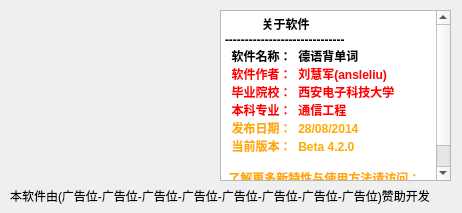
<?xml version="1.0" encoding="UTF-8"?>
<ui version="4.0">
 <class>aboutDialog</class>
 <widget class="QDialog" name="aboutDialog">
  <property name="geometry">
   <rect>
    <x>0</x>
    <y>0</y>
    <width>462</width>
    <height>213</height>
   </rect>
  </property>
  <property name="windowTitle">
   <string>  关于软件</string>
  </property>
  <property name="windowIcon">
   <iconset resource="rc.qrc">
    <normaloff>:/new/prefix2/rc/ansle.png</normaloff>:/new/prefix2/rc/ansle.png</iconset>
  </property>
  <widget class="QLabel" name="icoLabel">
   <property name="geometry">
    <rect>
     <x>10</x>
     <y>10</y>
     <width>201</width>
     <height>161</height>
    </rect>
   </property>
   <property name="text">
    <string/>
   </property>
   <property name="pixmap">
    <pixmap resource="rc.qrc">:/new/prefix2/rc/pic.png</pixmap>
   </property>
   <property name="scaledContents">
    <bool>true</bool>
   </property>
   <property name="alignment">
    <set>Qt::AlignCenter</set>
   </property>
   <property name="wordWrap">
    <bool>false</bool>
   </property>
  </widget>
  <widget class="QTextBrowser" name="AboutTextBrowser">
   <property name="geometry">
    <rect>
     <x>220</x>
     <y>10</y>
     <width>231</width>
     <height>171</height>
    </rect>
   </property>
   <property name="html">
    <string>&lt;!DOCTYPE HTML PUBLIC &quot;-//W3C//DTD HTML 4.0//EN&quot; &quot;http://www.w3.org/TR/REC-html40/strict.dtd&quot;&gt;
&lt;html&gt;&lt;head&gt;&lt;meta name=&quot;qrichtext&quot; content=&quot;1&quot; /&gt;&lt;style type=&quot;text/css&quot;&gt;
p, li { white-space: pre-wrap; }
&lt;/style&gt;&lt;/head&gt;&lt;body style=&quot; font-family:'SimSun'; font-size:9pt; font-weight:400; font-style:normal;&quot;&gt;
&lt;p style=&quot; margin-top:0px; margin-bottom:0px; margin-left:0px; margin-right:0px; -qt-block-indent:0; text-indent:0px;&quot;&gt;&lt;span style=&quot; font-weight:600;&quot;&gt;           &lt;/span&gt;&lt;span style=&quot; font-weight:600; color:#000000;&quot;&gt;关于软件&lt;/span&gt;&lt;/p&gt;
&lt;p style=&quot; margin-top:0px; margin-bottom:0px; margin-left:0px; margin-right:0px; -qt-block-indent:0; text-indent:0px;&quot;&gt;&lt;span style=&quot; font-weight:600;&quot;&gt;------------------------------&lt;/span&gt;&lt;/p&gt;
&lt;p style=&quot; margin-top:0px; margin-bottom:0px; margin-left:0px; margin-right:0px; -qt-block-indent:0; text-indent:0px;&quot;&gt;&lt;span style=&quot; font-weight:600; color:#000000;&quot;&gt;  软件名称&lt;/span&gt;&lt;span style=&quot; font-weight:600;&quot;&gt;：  德语背单词&lt;/span&gt;&lt;/p&gt;
&lt;p style=&quot; margin-top:0px; margin-bottom:0px; margin-left:0px; margin-right:0px; -qt-block-indent:0; text-indent:0px;&quot;&gt;&lt;span style=&quot; font-weight:600; color:#aa0000;&quot;&gt; &lt;/span&gt;&lt;span style=&quot; font-weight:600; color:#ff0000;&quot;&gt; 软件作者：  刘慧军(ansleliu)&lt;/span&gt;&lt;/p&gt;
&lt;p style=&quot; margin-top:0px; margin-bottom:0px; margin-left:0px; margin-right:0px; -qt-block-indent:0; text-indent:0px;&quot;&gt;&lt;span style=&quot; font-weight:600; color:#ff0000;&quot;&gt;  毕业院校：  西安电子科技大学&lt;/span&gt;&lt;/p&gt;
&lt;p style=&quot; margin-top:0px; margin-bottom:0px; margin-left:0px; margin-right:0px; -qt-block-indent:0; text-indent:0px;&quot;&gt;&lt;span style=&quot; font-weight:600; color:#ff0000;&quot;&gt;  本科专业：  通信工程&lt;/span&gt;&lt;/p&gt;
&lt;p style=&quot; margin-top:0px; margin-bottom:0px; margin-left:0px; margin-right:0px; -qt-block-indent:0; text-indent:0px;&quot;&gt;&lt;span style=&quot; font-weight:600; color:#ffaa00;&quot;&gt;  发布日期：  28/08/2014&lt;/span&gt;&lt;/p&gt;
&lt;p style=&quot; margin-top:0px; margin-bottom:0px; margin-left:0px; margin-right:0px; -qt-block-indent:0; text-indent:0px;&quot;&gt;&lt;span style=&quot; font-weight:600; color:#ffaa00;&quot;&gt;  当前版本：  Beta 4.2.0&lt;/span&gt;&lt;/p&gt;
&lt;p style=&quot;-qt-paragraph-type:empty; margin-top:0px; margin-bottom:0px; margin-left:0px; margin-right:0px; -qt-block-indent:0; text-indent:0px; font-weight:600; color:#ffaa00;&quot;&gt;&lt;/p&gt;
&lt;p style=&quot; margin-top:0px; margin-bottom:0px; margin-left:0px; margin-right:0px; -qt-block-indent:0; text-indent:0px;&quot;&gt;&lt;span style=&quot; font-weight:600; color:#ffaa00;&quot;&gt; 了解更多新特性与使用方法请访问：&lt;/span&gt;&lt;/p&gt;
&lt;p style=&quot; margin-top:0px; margin-bottom:0px; margin-left:0px; margin-right:0px; -qt-block-indent:0; text-indent:0px;&quot;&gt;  &lt;a href=&quot;http://hi.baidu.com/ansleliu&quot;&gt;&lt;span style=&quot; font-weight:600; text-decoration: underline; color:#0000ff;&quot;&gt;我的百度空间主页&lt;/span&gt;&lt;/a&gt;&lt;/p&gt;&lt;/body&gt;&lt;/html&gt;</string>
   </property>
   <property name="openExternalLinks">
    <bool>true</bool>
   </property>
   <property name="openLinks">
    <bool>true</bool>
   </property>
  </widget>
  <widget class="QLabel" name="label">
   <property name="geometry">
    <rect>
     <x>10</x>
     <y>180</y>
     <width>451</width>
     <height>31</height>
    </rect>
   </property>
   <property name="text">
    <string>本软件由(广告位-广告位-广告位-广告位-广告位-广告位-广告位-广告位)赞助开发</string>
   </property>
  </widget>
 </widget>
 <resources>
  <include location="rc.qrc"/>
 </resources>
 <connections/>
</ui>
